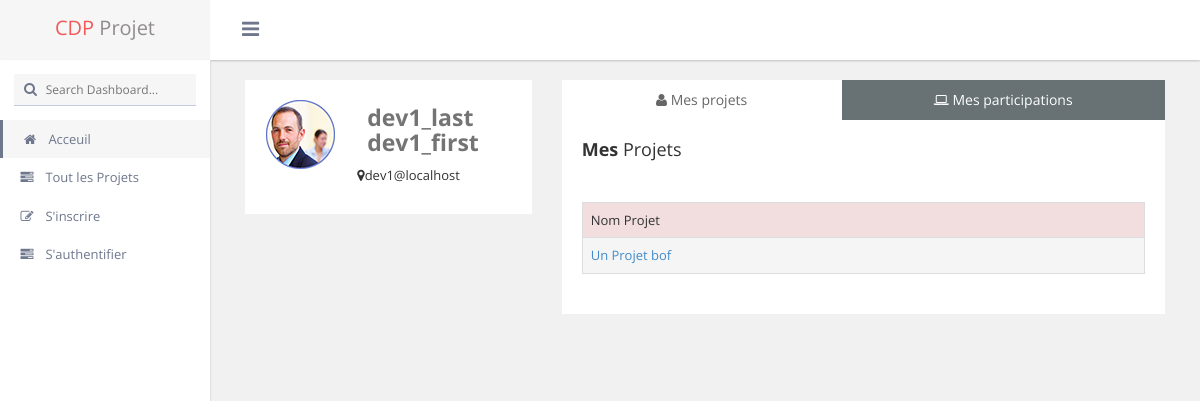
The page /Web/CDP/myprofil.php?id=2 on the database its author committed.
### tables this page shows
CREATE TABLE User (
	id INT UNSIGNED NOT NULL AUTO_INCREMENT,
	first_name VARCHAR(50) NOT NULL,
	last_name VARCHAR(50) NOT NULL,
	login VARCHAR(50) NOT NULL,
	email VARCHAR(50) NOT NULL,
	password TEXT NOT NULL,
	PRIMARY KEY (id),
	UNIQUE(login),
	UNIQUE(email) );

CREATE TABLE Project (
	id INT UNSIGNED NOT NULL AUTO_INCREMENT,
	name VARCHAR(50) NOT NULL,
	description TEXT NOT NULL,
	language VARCHAR(20) NOT NULL,
	owner INT UNSIGNED NOT NULL,
	PRIMARY KEY (id),
	FOREIGN KEY (owner) REFERENCES User(id));

### Web/CDP/database.php (called while the page is built, shortened)
<?php
function get_user ($mysql,$id){
	$rqt = "SELECT id,first_name,last_name,login,email FROM User WHERE id=? ;";
	$stmt = $mysql->prepare($rqt);
	$stmt->bind_param("i", $id);
	$stmt->execute();
	$result = $stmt->get_result();
	return $result;
}
function get_user_projects($mysql, $id_user){
	$rqt = "SELECT *
				FROM Project
				WHERE owner = ? ;";
	$stmt = $mysql->prepare($rqt);
	$stmt->bind_param("i", $id_user);
	$stmt->execute();
	$result = $stmt->get_result();
	return $result;
}
?>

### Web/CDP/myprofil.php (the view, shortened to what this page needs)
<?php
include("database.php");
if( !$_GET["id"] ) {
  echo '<META HTTP-EQUIV="Refresh" Content="0; URL=404.php">';
  exit();
}
else{
  $mysql = connect();
  $user = get_user($mysql,$_GET["id"]);
  if ($user->num_rows == 0 ){
   echo '<META HTTP-EQUIV="Refresh" Content="0; URL=404.php">';
   exit();
 }
 else{
   $user = $user->fetch_array(MYSQLI_ASSOC);
 }
}
?>
<!DOCTYPE html PUBLIC "-//W3C//DTD XHTML 1.0 Transitional//EN" "http://www.w3.org/TR/xhtml1/DTD/xhtml1-transitional.dtd">
<html xmlns="http://www.w3.org/1999/xhtml">
<head>
    <link href="css/font-awesome.css" rel="stylesheet" type="text/css" />
    <link href="css/bootstrap.min.css" rel="stylesheet" type="text/css" />
    <link href="css/animate.css" rel="stylesheet" type="text/css" />
    <link href="css/admin.css" rel="stylesheet" type="text/css" />
  </head>
  <body class="light_theme  fixed_header left_nav_fixed">
    <div class="wrapper">
      <div class="header_bar">
        <div class="brand">
          <div class="logo" style="display:block"><span class="theme_color">CDP</span> Projet</div>
        </div>
        <div class="header_top_bar">
          <a href="javascript:void(0);" class="menutoggle"> <i class="fa fa-bars"></i> </a>
        </div>
      </div>
      <div class="inner">
        <div class="left_nav">
          <div class="search_bar"> <i class="fa fa-search"></i>
            <input name="" type="text" class="search" placeholder="Search Dashboard..." />
          </div>
          <div class="left_nav_slidebar">
            <ul>
               <?php
              if (isset($_SESSION['pseudo']) && isset($_SESSION['password'])) {
                printf("<li class=\"left_nav_active theme_border\"> <a href=\"myprofil.php?id=%d\"> <i class=\"fa fa-home\"></i> Mon Profil </a></li>",$_SESSION['id']);
                printf("<li> <a href=\"createProject.php\"> <i class=\"fa fa-edit\"></i> Créer un projet </a></li>");
                printf("<li> <a href='projects.php'> <i class='fa fa-tasks'></i> Tout les Projets </a></li>");
                printf("<li> <a href=\"logout.php\"> <i class=\"fa fa-power-off\"></i> Se déconnecter </a></li>");
              }
              else{
			    printf("<li class=\"left_nav_active theme_border\"> <a href='index.php'> <i class='fa fa-home'></i> Acceuil </a></li>");
                printf("<li > <a href='projects.php'> <i class='fa fa-tasks'></i> Tout les Projets </a></li>");
                printf("<li> <a href=\"inscription.php\"> <i class=\"fa fa-edit\"></i> S'inscrire </a></li>");
                printf("<li> <a href=\"login.php\"> <i class=\"fa fa-tasks\"></i> S'authentifier </a></li>");
              }
              ?>
            </ul>
          </div>
        </div>
        <div class="contentpanel">
          <div class="container clear_both padding_fix">
            <div class="page-content">
              <div class="row">
                <div class="col-md-4">
                  <div class="profile_bg">
                    <div class="user-profile-sidebar">
                      <div class="row">
                        <div class="col-md-4"><img src="images/pro.png" /></div>
                        <div class="col-md-8">
                          <div class="user-identity">
                            <h4><strong><?php echo  $user['last_name']; echo " ";  echo $user['first_name'];?> </strong></h4>
                            <p><i class="fa fa-map-marker"></i><?php echo $user['email'] ;?></p>
                          </div>
                        </div>
                      </div>
                    </div>
                  </div>
                </div>
                <div class="col-md-8">
                  <div class="block-web full">
                    <ul class="nav nav-tabs nav-justified nav_bg">
                      <li class="active"><a href="#about" data-toggle="tab"><i class="fa fa-user"></i> Mes projets</a></li>
                      <li class=""><a href="#user-activities" data-toggle="tab"><i class="fa fa-laptop"></i> Mes participations</a></li>
                    </ul>
                    <div class="tab-content">
                      <div class="tab-pane animated fadeInRight active" id="about">
                        <div class="user-profile-content">
                          <h5><strong>Mes</strong> Projets</h5>
                          <hr>
                          <table class="table table-bordered" >
                            <tr class="danger">
                             <td><div style="width : 200px; overflow:auto;">Nom Projet</div></td>
                           </tr>
                           <?php
                           $projects = get_user_projects($mysql,$user["id"]);
                           while($row =$projects->fetch_array(MYSQLI_ASSOC))
                           {
                            printf("<tr class='active'>");
                            printf("<td><a href='project.php?id=%d'>%s</a></td>",$row['id'],$row['name']);
                            printf("</tr>");
                          }
                          ?>
                        </table>
                      </div>
                    </div>
                       <?php
                       $participations = get_user_participations($mysql,$user["id"]);
                       while($row =$participations->fetch_array(MYSQLI_ASSOC))
                       {
                        printf("<tr class='active'>");
                        printf("<td><a href='project.php?id=%d'>%s</a></td>",$row['id'],$row['name']);
                        $owner = get_user($mysql,$row['owner'])->fetch_array(MYSQLI_ASSOC);
                        printf("<td><a href='myprofil.php?id=%d'>%s (%s %s)</a></td>",$row['owner'],$owner['login'],$owner['last_name'],$owner['first_name']);
                        printf("</tr>");
                      }
                      ?>
                </div>
              </div>
            </div>
          </div>
      </div>
  </div>
</div>
</div>
</div>
</body>
</html>

### rows shown on the page
user: last_name "dev1_last", first_name "dev1_first", email "dev1@localhost"
project: name "Un Projet bof"
